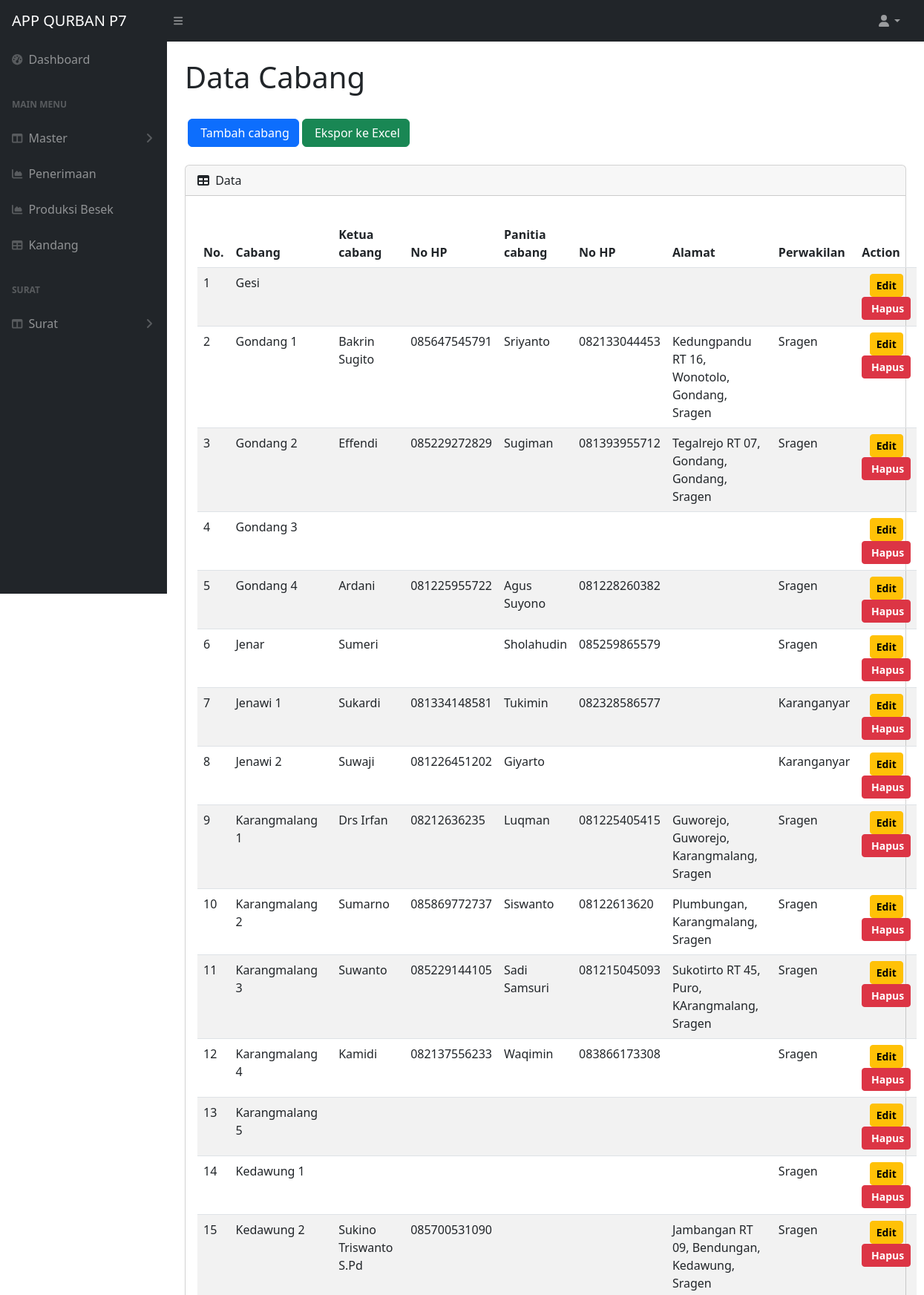
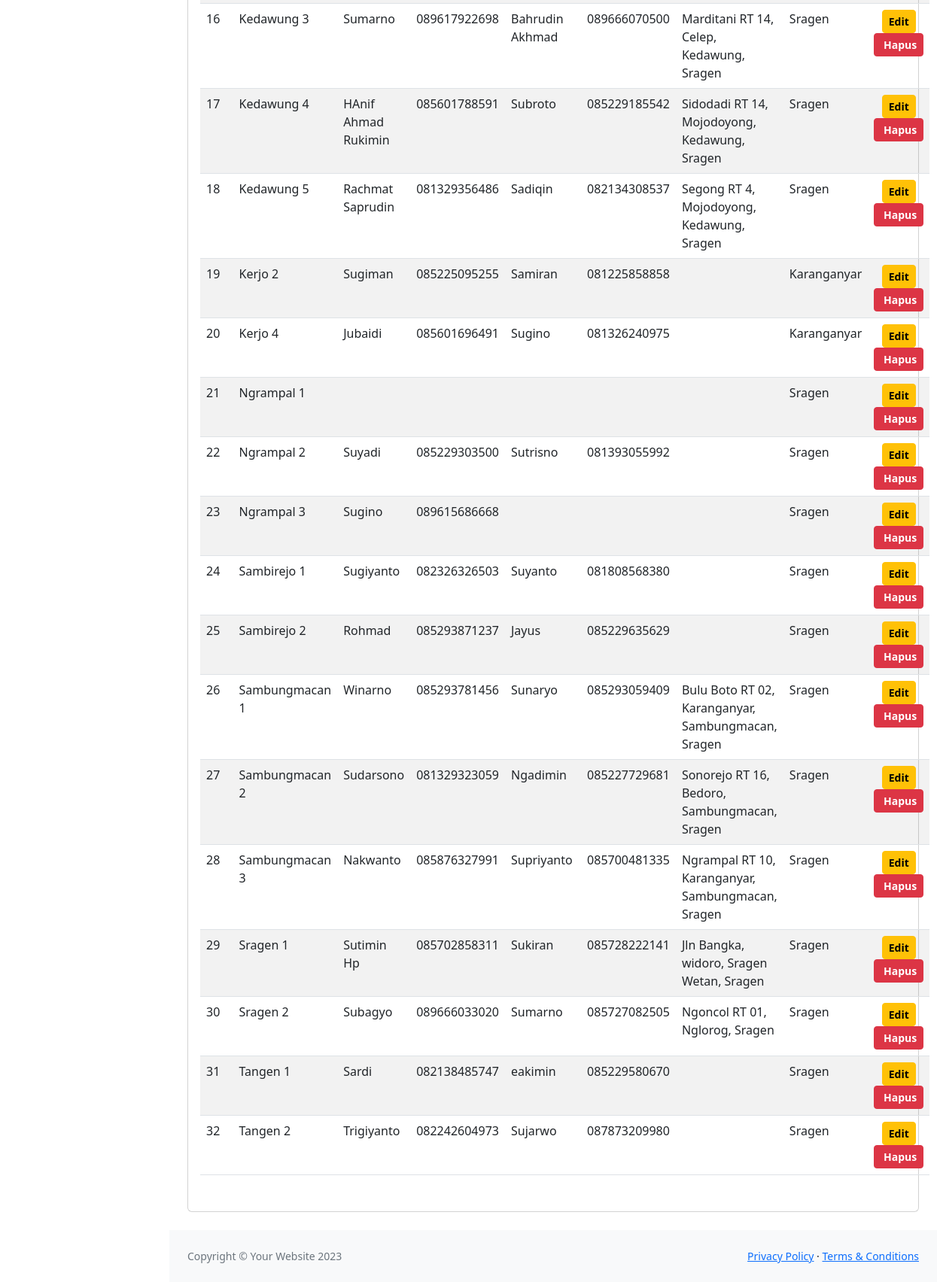
Screenshot of /app/cabang_data.php (signed in) with the database file from the repository (2 pictures, top to bottom).
### tables this page shows
CREATE TABLE `datacabang` (
  `id` int(11) NOT NULL AUTO_INCREMENT,
  `cabang` varchar(50) DEFAULT NULL,
  `ketua_cabang` varchar(50) DEFAULT NULL,
  `no_hp` varchar(50) DEFAULT NULL,
  `panitia_qurban` varchar(50) DEFAULT NULL,
  `no2_hp` varchar(20) DEFAULT NULL,
  `alamat` text DEFAULT NULL,
  `perwakilan` varchar(50) DEFAULT NULL,
  `date_input` date NOT NULL DEFAULT current_timestamp(),
  PRIMARY KEY (`id`)
);

### app/controler/db/controler.php (called while the page is built, shortened)
<?php
function query($query)
{
    global $koneksi;
    $result = mysqli_query($koneksi, $query);
    $rows = [];
    while ($row = mysqli_fetch_assoc($result)) {
        $rows[] = $row;
    }
    return $rows;
}
$view_cabang = query("SELECT * FROM datacabang ORDER BY cabang ASC");

### app/cabang_data.php (the view, shortened to what this page needs)
<?php
require 'controler/db/db.php';
require 'controler/db/controler.php';
?>
<!DOCTYPE html>
<html lang="en">
    <head>
        <link href="https://cdn.jsdelivr.net/npm/simple-datatables@7.1.2/dist/style.min.css" rel="stylesheet" />
        <link href="../css/styles.css" rel="stylesheet" />
    </head>
    <body class="sb-nav-fixed">
        <?php
    include 'navbar-top.php';
    ?>
        <div id="layoutSidenav">
            <div id="layoutSidenav_content">
                <?php
    include 'navbar.php';
    ?>
                <main>
                    <div class="container-fluid px-4">
                        <h1 class="mt-4">Data Cabang</h1>
                        <br>
                        <ol class="breadcrumb mb-4">
                            <a class="btn btn-primary ms-1" data-toggle="modal" data-target="#add_data">&nbsp;Tambah cabang</a>
                            <a href="export.php" target="_blank" class="btn btn-success ms-1">&nbsp;Ekspor ke Excel</a>
                        </ol>
                        <div class="card mb-4">
                            <div class="card-header">
                                <i class="fas fa-table me-1"></i>
                                Data
                            </div>
                            <div class="card-body">
                                <div class="row my-3">
                                    <div class="col-md">
                                        <table id="datatablesSimple"
                                            class="table table-striped table-responsive table-hover text-left"
                                            style="width:100%">
                                            <thead>
                                                <tr>
                                                    <th>No.</th>
                                                    <th>Cabang</th>
                                                    <th>Ketua cabang</th>
                                                    <th>No HP</th>
                                                    <th>Panitia cabang</th>
                                                    <th>No HP</th>
                                                    <th>Alamat</th>
                                                    <th>Perwakilan</th>
                                                    <th>Action</th>
                                                </tr>
                                            </thead>
                                            <tbody>
                                                <?php $no = 1; ?>
                                                <?php foreach ($view_cabang as $row) : ?>
                                                <tr>
                                                    <td><?= $no++; ?></td>
                                                    <td><?= $row['cabang']; ?></td>
                                                    <td><?= $row['ketua_cabang']; ?></td>
                                                    <td><?= $row['no_hp']; ?></td>
                                                    <td><?= $row['panitia_qurban']; ?></td>
                                                    <td><?= $row['no2_hp']; ?></td>
                                                    <td><?= $row['alamat']; ?></td>
                                                    <td><?= $row['perwakilan']; ?></td>
                                                    <td class="text-center">
                                                        <a><?php include 'controler/detail_cabang.php'; ?></a>
                                                        <a href="controler/data_delet.php?id_cabang=<?= $row['id']; ?>"
                                                            class="btn btn-danger btn-sm" style="font-weight: 600;"
                                                            onclick="return confirm('Apakah anda yakin ingin menghapus data <?= $row['cabang']; ?> ?');">&nbsp;Hapus</a>
                                                    </td>
                                                </tr>
                                                <?php endforeach; ?>
                <footer class="py-4 bg-light mt-auto">
                    <div class="container-fluid px-4">
                        <div class="d-flex align-items-center justify-content-between small">
                            <div class="text-muted">Copyright &copy; Your Website 2023</div>
                            <div>
                                <a href="#">Privacy Policy</a>
                                &middot;
                                <a href="#">Terms &amp; Conditions</a>
                            </div>
                        </div>
                    </div>
                </footer>
    </body>
</html>

### app/controler/detail_cabang.php (shortened to what this page needs)
<a class="btn btn-warning btn-sm" style="font-weight: 600;" data-toggle="modal"
    data-target="#edit<?php echo $row['id']; ?>"><i class="bi bi-pencil-square"></i>Edit</a>
</div>

### rows the page displays
datacabang: cabang "Gesi"
datacabang: cabang "Gondang 1", ketua_cabang "Bakrin Sugito", no_hp "085647545791", panitia_qurban "Sriyanto", no2_hp "082133044453", alamat "Kedungpandu RT 16, Wonotolo, Gondang, Sragen", perwakilan "Sragen"
datacabang: cabang "Gondang 2", ketua_cabang "Effendi", no_hp "085229272829", panitia_qurban "Sugiman", no2_hp "081393955712", alamat "Tegalrejo RT 07, Gondang, Gondang, Sragen", perwakilan "Sragen"
datacabang: cabang "Gondang 3"
datacabang: cabang "Gondang 4", ketua_cabang "Ardani", no_hp "081225955722", panitia_qurban "Agus Suyono", no2_hp "081228260382", perwakilan "Sragen"
datacabang: cabang "Jenar", ketua_cabang "Sumeri", panitia_qurban "Sholahudin", no2_hp "085259865579", perwakilan "Sragen"
datacabang: cabang "Jenawi 1", ketua_cabang "Sukardi", no_hp "081334148581", panitia_qurban "Tukimin", no2_hp "082328586577", perwakilan "Karanganyar"
datacabang: cabang "Jenawi 2", ketua_cabang "Suwaji", no_hp "081226451202", panitia_qurban "Giyarto", perwakilan "Karanganyar"
datacabang: cabang "Karangmalang 1", ketua_cabang "Drs Irfan", no_hp "08212636235", panitia_qurban "Luqman", no2_hp "081225405415", alamat "Guworejo, Guworejo, Karangmalang, Sragen", perwakilan "Sragen"
datacabang: cabang "Karangmalang 2", ketua_cabang "Sumarno", no_hp "085869772737", panitia_qurban "Siswanto", no2_hp "08122613620", alamat "Plumbungan, Karangmalang, Sragen", perwakilan "Sragen"
datacabang: cabang "Karangmalang 3", ketua_cabang "Suwanto", no_hp "085229144105", panitia_qurban "Sadi Samsuri", no2_hp "081215045093", alamat "Sukotirto RT 45, Puro, KArangmalang, Sragen", perwakilan "Sragen"
datacabang: cabang "Karangmalang 4", ketua_cabang "Kamidi", no_hp "082137556233", panitia_qurban "Waqimin", no2_hp "083866173308", perwakilan "Sragen"
datacabang: cabang "Karangmalang 5"
datacabang: cabang "Kedawung 1", perwakilan "Sragen"
datacabang: cabang "Kedawung 2", ketua_cabang "Sukino Triswanto S.Pd", no_hp "085700531090", alamat "Jambangan RT 09, Bendungan, Kedawung, Sragen", perwakilan "Sragen"
datacabang: cabang "Kedawung 3", ketua_cabang "Sumarno", no_hp "089617922698", panitia_qurban "Bahrudin Akhmad", no2_hp "089666070500", alamat "Marditani RT 14, Celep, Kedawung, Sragen", perwakilan "Sragen"
datacabang: cabang "Kedawung 4", ketua_cabang "HAnif Ahmad Rukimin", no_hp "085601788591", panitia_qurban "Subroto", no2_hp "085229185542", alamat "Sidodadi RT 14, Mojodoyong, Kedawung, Sragen", perwakilan "Sragen"
datacabang: cabang "Kedawung 5", ketua_cabang "Rachmat Saprudin", no_hp "081329356486", panitia_qurban "Sadiqin", no2_hp "082134308537", alamat "Segong RT 4, Mojodoyong, Kedawung, Sragen", perwakilan "Sragen"
datacabang: cabang "Kerjo 2", ketua_cabang "Sugiman", no_hp "085225095255", panitia_qurban "Samiran", no2_hp "081225858858", perwakilan "Karanganyar"
datacabang: cabang "Kerjo 4", ketua_cabang "Jubaidi", no_hp "085601696491", panitia_qurban "Sugino", no2_hp "081326240975", perwakilan "Karanganyar"
datacabang: cabang "Ngrampal 1", perwakilan "Sragen"
datacabang: cabang "Ngrampal 2", ketua_cabang "Suyadi", no_hp "085229303500", panitia_qurban "Sutrisno", no2_hp "081393055992", perwakilan "Sragen"
datacabang: cabang "Ngrampal 3", ketua_cabang "Sugino", no_hp "089615686668", perwakilan "Sragen"
datacabang: cabang "Sambirejo 1", ketua_cabang "Sugiyanto", no_hp "082326326503", panitia_qurban "Suyanto", no2_hp "081808568380", perwakilan "Sragen"
datacabang: cabang "Sambirejo 2", ketua_cabang "Rohmad", no_hp "085293871237", panitia_qurban "Jayus", no2_hp "085229635629", perwakilan "Sragen"
datacabang: cabang "Sambungmacan 1", ketua_cabang "Winarno", no_hp "085293781456", panitia_qurban "Sunaryo", no2_hp "085293059409", alamat "Bulu Boto RT 02, Karanganyar, Sambungmacan, Sragen", perwakilan "Sragen"
datacabang: cabang "Sambungmacan 2", ketua_cabang "Sudarsono", no_hp "081329323059", panitia_qurban "Ngadimin", no2_hp "085227729681", alamat "Sonorejo RT 16, Bedoro, Sambungmacan, Sragen", perwakilan "Sragen"
datacabang: cabang "Sambungmacan 3", ketua_cabang "Nakwanto", no_hp "085876327991", panitia_qurban "Supriyanto", no2_hp "085700481335", alamat "Ngrampal RT 10, Karanganyar, Sambungmacan, Sragen", perwakilan "Sragen"
datacabang: cabang "Sragen 1", ketua_cabang "Sutimin Hp", no_hp "085702858311", panitia_qurban "Sukiran", no2_hp "085728222141", alamat "Jln Bangka, widoro, Sragen Wetan, Sragen", perwakilan "Sragen"
datacabang: cabang "Sragen 2", ketua_cabang "Subagyo", no_hp "089666033020", panitia_qurban "Sumarno", no2_hp "085727082505", alamat "Ngoncol RT 01, Nglorog, Sragen", perwakilan "Sragen"
datacabang: cabang "Tangen 1", ketua_cabang "Sardi", no_hp "082138485747", panitia_qurban "eakimin", no2_hp "085229580670", perwakilan "Sragen"
datacabang: cabang "Tangen 2", ketua_cabang "Trigiyanto", no_hp "082242604973", panitia_qurban "Sujarwo", no2_hp "087873209980", perwakilan "Sragen"
